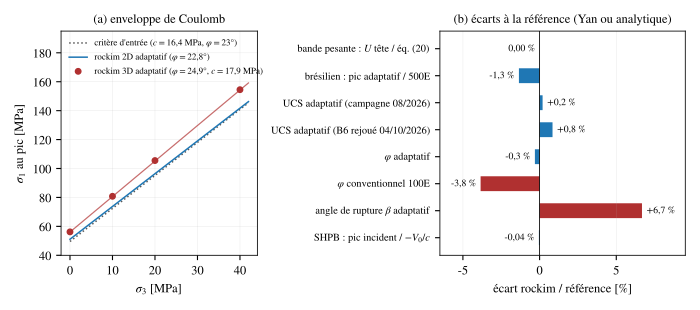

Here is the Python script that generated this plot:
# -*- coding: utf-8 -*-
"""Synthese rockim / Yan, Zheng & Wang (IJRMMS 169, 2023, 105439).

Aucune donnee brute de la campagne 2026-08-10/11 n'est disponible dans les
depots (history.csv et VTU restes sur le poste Windows). Cette figure ne trace
donc QUE des valeurs chiffrees consignees dans les fiches, avec leur source :

  FICHE = phd_geothermie/FDEM/rockim/FICHE_rockim.md
  CHG   = rockim/CHANGES_YAN.md
  B6    = rockim/vv/B_articles/README.md
  YAN   = texte de l'article (pdftotext de bibliographie/yan2023.pdf)

(a) enveloppe de Coulomb : critere d'entree (c = 16,4 MPa, phi = 23 deg,
    Table 1 de Yan), pics triaxiaux 3D rockim (FICHE:1067-1069), droite 2D
    rockim ajustee phi = 22,8 deg passant par l'UCS adaptatif 51,1 MPa
    (FICHE:1004-1007).
(b) ecart relatif rockim / reference : valeur publiee par Yan, ou solution
    analytique (bande pesante eq. 20, SHPB -V0/c) quand elle existe.
"""
import os
import numpy as np
import matplotlib
matplotlib.use("Agg")
import matplotlib.pyplot as plt
from matplotlib.ticker import FuncFormatter

plt.rcParams.update({"font.family": "STIXGeneral", "mathtext.fontset": "stix",
                     "font.size": 9, "axes.linewidth": 0.6})
virg = FuncFormatter(lambda v, p: ("%g" % v).replace(".", ","))

# ------------------------------------------------------------------ (a) Coulomb
c_in, phi_in = 16.4, 23.0                        # Table 1 de Yan
def coulomb(s3, c, phi):
    p = np.radians(phi)
    return 2 * c * np.cos(p) / (1 - np.sin(p)) + s3 * (1 + np.sin(p)) / (1 - np.sin(p))

s3 = np.linspace(0, 42, 50)
s3_3d = np.array([0, 10, 20, 40.])               # FICHE:1067-1068
s1_3d = np.array([56.2, 80.8, 105.5, 154.5])
phi2d, ucs2d = 22.8, 51.1                        # FICHE:1004, 1006
k2d = (1 + np.sin(np.radians(phi2d))) / (1 - np.sin(np.radians(phi2d)))
phi3d, c3d = 24.9, 17.9                          # FICHE:1069-1070

fig, (ax, bx) = plt.subplots(1, 2, figsize=(7.0, 3.1),
                             gridspec_kw={"width_ratios": [1, 1.25]})
ax.plot(s3, coulomb(s3, c_in, phi_in), ":", color="0.35", lw=1.1,
        label=r"critère d'entrée ($c=16{,}4$ MPa, $\varphi=23°$)")
ax.plot(s3, ucs2d + k2d * s3, "-", color="#1f77b4", lw=1.1,
        label=r"rockim 2D adaptatif ($\varphi=22{,}8°$)")
ax.plot(s3, coulomb(s3, c3d, phi3d), "-", color="#b03030", lw=0.9, alpha=.7)
ax.plot(s3_3d, s1_3d, "o", color="#b03030", ms=4,
        label=r"rockim 3D adaptatif ($\varphi=24{,}9°$, $c=17{,}9$ MPa)")
ax.set_xlabel(r"$\sigma_3$ [MPa]")
ax.set_ylabel(r"$\sigma_1$ au pic [MPa]")
ax.xaxis.set_major_formatter(virg); ax.yaxis.set_major_formatter(virg)
ax.set_ylim(40, 195)
ax.legend(frameon=False, fontsize=6.5, loc="upper left")
ax.grid(alpha=.25, lw=.4)
ax.set_title("(a) enveloppe de Coulomb", fontsize=9)

# --------------------------------------------------------- (b) ecarts a l'article
# (libelle, rockim, Yan, source rockim)
rows = [
    (u"bande pesante : $U$ tête / éq. (20)", 0.600866, 0.60087, "CHG:33 ; YAN:864"),
    (u"brésilien : pic adaptatif / 500E", 5.30 / 4.44, 1.21, "FICHE:999-1003"),
    (u"UCS adaptatif (campagne 08/2026)", 51.1, 51.0, "FICHE:1004 ; YAN fig. 19b"),
    (u"UCS adaptatif (B6 rejoué 04/10/2026)", 51.43, 51.0, "B6:193"),
    (u"$\\varphi$ adaptatif", 22.8, 22.87, "FICHE:1006 ; YAN:1010"),
    (u"$\\varphi$ conventionnel 100E", 21.5, 22.36, "FICHE:1007 ; YAN:1011"),
    (u"angle de rupture $\\beta$ adaptatif", 66.0, 61.87, "FICHE:1044 ; YAN:961"),
    (u"SHPB : pic incident / $-V_0/c$", 0.931, 0.931415, "FICHE:1038 ; CHG:37"),
]
lab = [r[0] for r in rows]
ec = np.array([100 * (r[1] / r[2] - 1) for r in rows])
y = np.arange(len(rows))[::-1]
col = ["#b03030" if abs(e) > 2 else "#1f77b4" for e in ec]
bx.barh(y, ec, color=col, height=.55)
bx.axvline(0, color="k", lw=.6)
for yi, e in zip(y, ec):
    bx.text(e + (0.3 if e >= 0 else -0.3), yi, (("%+.2f %%" % e) if abs(e) < 0.1 else ("%+.1f %%" % e)).replace(".", ",").replace("-0,00", "0,00"),
            va="center", ha="left" if e >= 0 else "right", fontsize=7)
bx.set_yticks(y); bx.set_yticklabels(lab, fontsize=7.5)
bx.set_xlim(-6.5, 9.5)
bx.xaxis.set_major_formatter(virg)
bx.set_xlabel(u"écart rockim / référence [%]")
bx.grid(axis="x", alpha=.25, lw=.4)
bx.set_title(u"(b) écarts à la référence (Yan ou analytique)", fontsize=9)

fig.tight_layout()
out = os.path.join(os.path.dirname(os.path.abspath(__file__)), "fig_yan_synthese.pdf")
fig.savefig(out)
print("ecrit", out)
for r, e in zip(rows, ec):
    print("%-45s %8.3f %8.3f %+6.2f %%  %s" % (r[0], r[1], r[2], e, r[3]))
